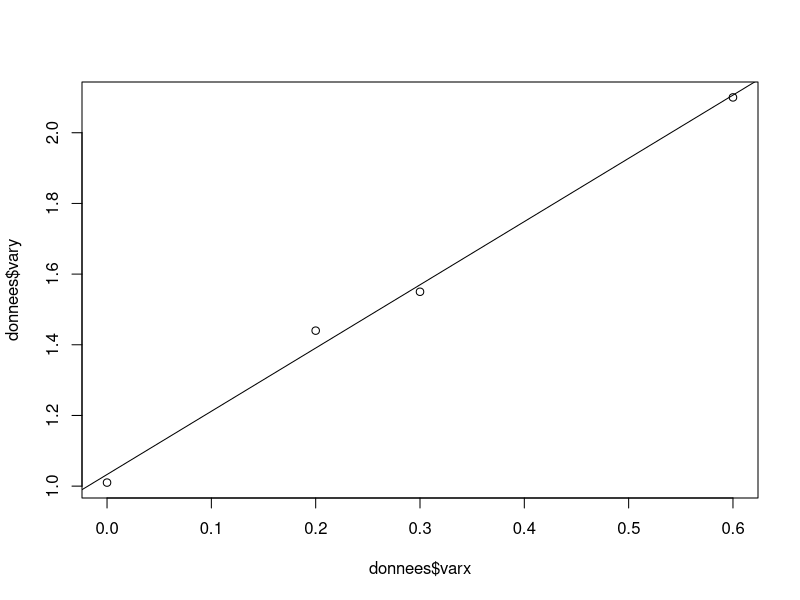

R code for this plot:
## ---- chunk 1
donnees <- data.frame(varx = c(0, 0.2, 0.3, 0.6),
vary = c(1.01, 1.44, 1.55, 2.1))
donnees
## ---- chunk 2
lm=lm(vary~varx, data = donnees)
lm
## ---- chunk 3
plot(donnees$varx,donnees$vary)
abline(lm$coefficients[1],lm$coefficients[2])
## ---- chunk 4
data_sum=summary(lm)
data_sum
## ---- chunk 5
sum(data_sum$residuals)
## ---- chunk 6
mean(donnees$varx)*lm$coefficients[2]+lm$coefficients[1]
## ---- chunk 7
mean(donnees$vary)
## ---- chunk 8
length(donnees$vary)
## ---- chunk 9
SY2=var((donnees$vary))*(length(donnees$vary)-1)/length(donnees$vary)
SY2
## ---- chunk 10
(Sreg <- mean((lm$fitted.values - mean(donnees$vary))^2))
## ---- chunk 11
Sres=var(lm$residuals)*(length(donnees$varx)-1)/length(donnees$varx)
#ou bien
mean(lm$residuals**2)
Sres
